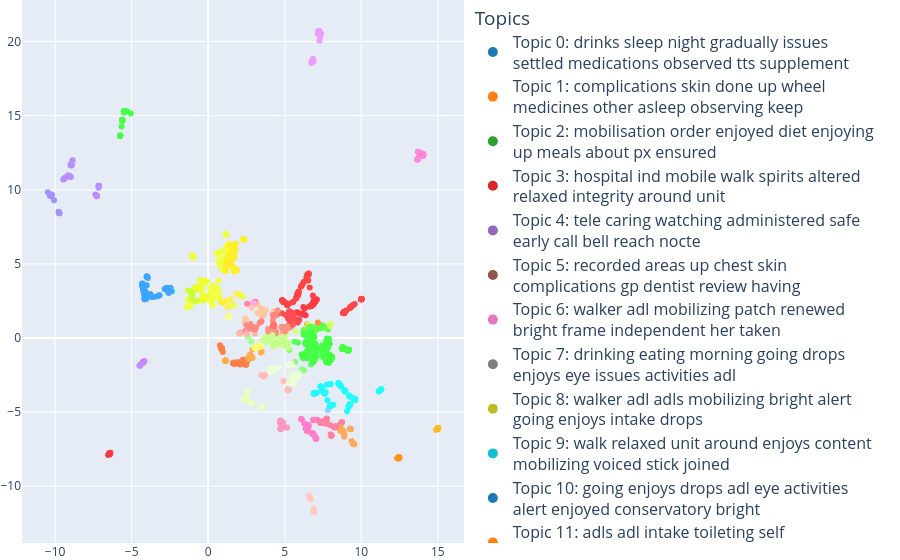

The notebook cell saved with this chart:
### Code cell
unmet_matave, unmet_cluster_topics, unmet_metrics = matave_compute(unmet_texts)

### Figure 1 — Plotly figure (JSON) as saved in the notebook; plotly's stock layout.template omitted (floating-point values rounded to 4 significant figures; data arrays with more than 128 entries replaced by an {"elided": "..."} marker saying what was removed)
{"data": [{"customdata": {"elided": "1618x36 float values"}, "hovertemplate": "<b>%{text}</b><br>Topic 0: %{customdata[0]}<br>Topic 1: %{customdata[1]}<br>Topic 2: %{customdata[2]}<br>Topic 3: %{customdata[3]}<br>Topic 4: %{customdata[4]}<br>Topic 5: %{customdata[5]}<br>Topic 6: %{customdata[6]}<br>Topic 7: %{customdata[7]}<br>Topic 8: %{customdata[8]}<br>Topic 9: %{customdata[9]}<br>Topic 10: %{customdata[10]}<br>Topic 11: %{customdata[11]}<br>Topic 12: %{customdata[12]}<br>Topic 13: %{customdata[13]}<br>Topic 14: %{customdata[14]}<br>Topic 15: %{customdata[15]}<br>Topic 16: %{customdata[16]}<br>Topic 17: %{customdata[17]}<br>Topic 18: %{customdata[18]}<br>Topic 19: %{customdata[19]}<br>Topic 20: %{customdata[20]}<br>Topic 21: %{customdata[21]}<br>Topic 22: %{customdata[22]}<br>Topic 23: %{customdata[23]}<br>Topic 24: %{customdata[24]}<br>Topic 25: %{customdata[25]}<br>Topic 26: %{customdata[26]}<br>Topic 27: %{customdata[27]}<br>Topic 28: %{customdata[28]}<br>Topic 29: %{customdata[29]}<br>Topic 30: %{customdata[30]}<br>Topic 31: %{customdata[31]}<br>Topic 32: %{customdata[32]}<br>Topic 33: %{customdata[33]}<br>Topic 34: %{customdata[34]}<br>Topic 35: %{customdata[35]}", "marker": {"color": {"elided": "1618 str values"}, "opacity": 1, "size": 6}, "mode": "markers", "showlegend": false, "text": {"elided": "1618 str values"}, "type": "scatter", "x": {"elided": "1618 float values"}, "y": {"elided": "1618 float values"}}, {"marker": {"color": "#1f77b4", "size": 10}, "mode": "markers", "name": "Topic 0: drinks sleep night gradually issues<br>settled medications observed tts supplement", "showlegend": true, "type": "scatter", "x": [null], "y": [null]}, {"marker": {"color": "#ff7f0e", "size": 10}, "mode": "markers", "name": "Topic 1: complications skin done up wheel<br>medicines other asleep observing keep", "showlegend": true, "type": "scatter", "x": [null], "y": [null]}, {"marker": {"color": "#2ca02c", "size": 10}, "mode": "markers", "name": "Topic 2: mobilisation order enjoyed diet enjoying<br>up meals about px ensured", "showlegend": true, "type": "scatter", "x": [null], "y": [null]}, {"marker": {"color": "#d62728", "size": 10}, "mode": "markers", "name": "Topic 3: hospital ind mobile walk spirits altered<br>relaxed integrity around unit", "showlegend": true, "type": "scatter", "x": [null], "y": [null]}, {"marker": {"color": "#9467bd", "size": 10}, "mode": "markers", "name": "Topic 4: tele caring watching administered safe<br>early call bell reach nocte", "showlegend": true, "type": "scatter", "x": [null], "y": [null]}, {"marker": {"color": "#8c564b", "size": 10}, "mode": "markers", "name": "Topic 5: recorded areas up chest skin<br>complications gp dentist review having", "showlegend": true, "type": "scatter", "x": [null], "y": [null]}, {"marker": {"color": "#e377c2", "size": 10}, "mode": "markers", "name": "Topic 6: walker adl mobilizing patch renewed<br>bright frame independent her taken", "showlegend": true, "type": "scatter", "x": [null], "y": [null]}, {"marker": {"color": "#7f7f7f", "size": 10}, "mode": "markers", "name": "Topic 7: drinking eating morning going drops<br>enjoys eye issues activities adl", "showlegend": true, "type": "scatter", "x": [null], "y": [null]}, {"marker": {"color": "#bcbd22", "size": 10}, "mode": "markers", "name": "Topic 8: walker adl adls mobilizing bright alert<br>going enjoys intake drops", "showlegend": true, "type": "scatter", "x": [null], "y": [null]}, {"marker": {"color": "#17becf", "size": 10}, "mode": "markers", "name": "Topic 9: walk relaxed unit around enjoys content<br>mobilizing voiced stick joined", "showlegend": true, "type": "scatter", "x": [null], "y": [null]}, {"marker": {"color": "#1f77b4", "size": 10}, "mode": "markers", "name": "Topic 10: going enjoys drops adl eye activities<br>alert enjoyed conservatory bright", "showlegend": true, "type": "scatter", "x": [null], "y": [null]}, {"marker": {"color": "#ff7f0e", "size": 10}, "mode": "markers", "name": "Topic 11: adls adl intake toileting self<br>mobilizing bright staff meds gardens", "showlegend": true, "type": "scatter", "x": [null], "y": [null]}, {"marker": {"color": "#2ca02c", "size": 10}, "mode": "markers", "name": "Topic 12: expressed supervised safe tele bell call<br>taking reach sleep plenty", "showlegend": true, "type": "scatter", "x": [null], "y": [null]}, {"marker": {"color": "#d62728", "size": 10}, "mode": "markers", "name": "Topic 13: check noticed night medication sleep<br>from had naproxen tablet staff", "showlegend": true, "type": "scatter", "x": [null], "y": [null]}, {"marker": {"color": "#9467bd", "size": 10}, "mode": "markers", "name": "Topic 14: books mat floor situ place sensor<br>reading bell call urinal", "showlegend": true, "type": "scatter", "x": [null], "y": [null]}, {"marker": {"color": "#8c564b", "size": 10}, "mode": "markers", "name": "Topic 15: walker adl mobilizing alert enjoys<br>bright inhalers steroid going taken", "showlegend": true, "type": "scatter", "x": [null], "y": [null]}, {"marker": {"color": "#e377c2", "size": 10}, "mode": "markers", "name": "Topic 16: filed toenails cream foot cut app feet<br>both pared callus", "showlegend": true, "type": "scatter", "x": [null], "y": [null]}, {"marker": {"color": "#7f7f7f", "size": 10}, "mode": "markers", "name": "Topic 17: recorded chest having gp adls fluids<br>blood needed day diet", "showlegend": true, "type": "scatter", "x": [null], "y": [null]}, {"marker": {"color": "#bcbd22", "size": 10}, "mode": "markers", "name": "Topic 18: pleasantly maintaining continues planned<br>report hourly nocte changes effectively sleep", "showlegend": true, "type": "scatter", "x": [null], "y": [null]}, {"marker": {"color": "#17becf", "size": 10}, "mode": "markers", "name": "Topic 19: areas falls pressure checked dentist<br>when bruise risk fall slept", "showlegend": true, "type": "scatter", "x": [null], "y": [null]}, {"marker": {"color": "#1f77b4", "size": 10}, "mode": "markers", "name": "Topic 20: pleasantly ongoing asleep toiletting<br>effectively peaceful hourly evening comfortable<br>report", "showlegend": true, "type": "scatter", "x": [null], "y": [null]}, {"marker": {"color": "#ff7f0e", "size": 10}, "mode": "markers", "name": "Topic 21: expressed caring supervised ongoing<br>administered nocte compliant safe peaceful sleep", "showlegend": true, "type": "scatter", "x": [null], "y": [null]}, {"marker": {"color": "#2ca02c", "size": 10}, "mode": "markers", "name": "Topic 22: even respirations rounds distress<br>comfortably maintaining maintain are check hourly", "showlegend": true, "type": "scatter", "x": [null], "y": [null]}, {"marker": {"color": "#d62728", "size": 10}, "mode": "markers", "name": "Topic 23: chest falls gp adequate enjoyed day risk<br>great up about", "showlegend": true, "type": "scatter", "x": [null], "y": [null]}, {"marker": {"color": "#9467bd", "size": 10}, "mode": "markers", "name": "Topic 24: drinks sleep night gradually check books<br>mat floor noticed tts", "showlegend": true, "type": "scatter", "x": [null], "y": [null]}, {"marker": {"color": "#8c564b", "size": 10}, "mode": "markers", "name": "Topic 25: drinking eating morning issues be house<br>new appeared eye givrn", "showlegend": true, "type": "scatter", "x": [null], "y": [null]}, {"marker": {"color": "#e377c2", "size": 10}, "mode": "markers", "name": "Topic 26: hospital ind mobile spirits altered<br>integrity usual morning laxatives have", "showlegend": true, "type": "scatter", "x": [null], "y": [null]}, {"marker": {"color": "#7f7f7f", "size": 10}, "mode": "markers", "name": "Topic 27: adls intake toileting adequate self<br>mobilizing content ons pu bnox1", "showlegend": true, "type": "scatter", "x": [null], "y": [null]}, {"marker": {"color": "#bcbd22", "size": 10}, "mode": "markers", "name": "Topic 28: ongoing asleep peaceful even<br>respirations rounds comfortably toiletting<br>comfortable night", "showlegend": true, "type": "scatter", "x": [null], "y": [null]}, {"marker": {"color": "#17becf", "size": 10}, "mode": "markers", "name": "Topic 29: adl received him adls accepting kardex<br>till baseline conversations time", "showlegend": true, "type": "scatter", "x": [null], "y": [null]}, {"marker": {"color": "#1f77b4", "size": 10}, "mode": "markers", "name": "Topic 30: tele nocte watching administered<br>mattress caring mobility early were planned", "showlegend": true, "type": "scatter", "x": [null], "y": [null]}, {"marker": {"color": "#ff7f0e", "size": 10}, "mode": "markers", "name": "Topic 31: hospital usual morning issues toe vomit<br>comfort new ogod doctor", "showlegend": true, "type": "scatter", "x": [null], "y": [null]}, {"marker": {"color": "#2ca02c", "size": 10}, "mode": "markers", "name": "Topic 32: adls drinking eating adl received intake<br>him morning house issues", "showlegend": true, "type": "scatter", "x": [null], "y": [null]}, {"marker": {"color": "#d62728", "size": 10}, "mode": "markers", "name": "Topic 33: adl walker bright mobilizing taken alert<br>meds independent wheel enjoys", "showlegend": true, "type": "scatter", "x": [null], "y": [null]}, {"marker": {"color": "#9467bd", "size": 10}, "mode": "markers", "name": "Topic 34: expressed supervised nocte administered<br>safe reach bell call sleep early", "showlegend": true, "type": "scatter", "x": [null], "y": [null]}, {"marker": {"color": "#8c564b", "size": 10}, "mode": "markers", "name": "Topic 35: unit latest around 36 concern mobilizing<br>temp bright offered laxative", "showlegend": true, "type": "scatter", "x": [null], "y": [null]}], "layout": {"legend": {"font": {"size": 16}, "itemclick": false, "itemdoubleclick": false, "title": {"text": "Topics"}}, "margin": {"b": 0, "l": 0, "r": 0, "t": 0}, "title": {"text": ""}}}
